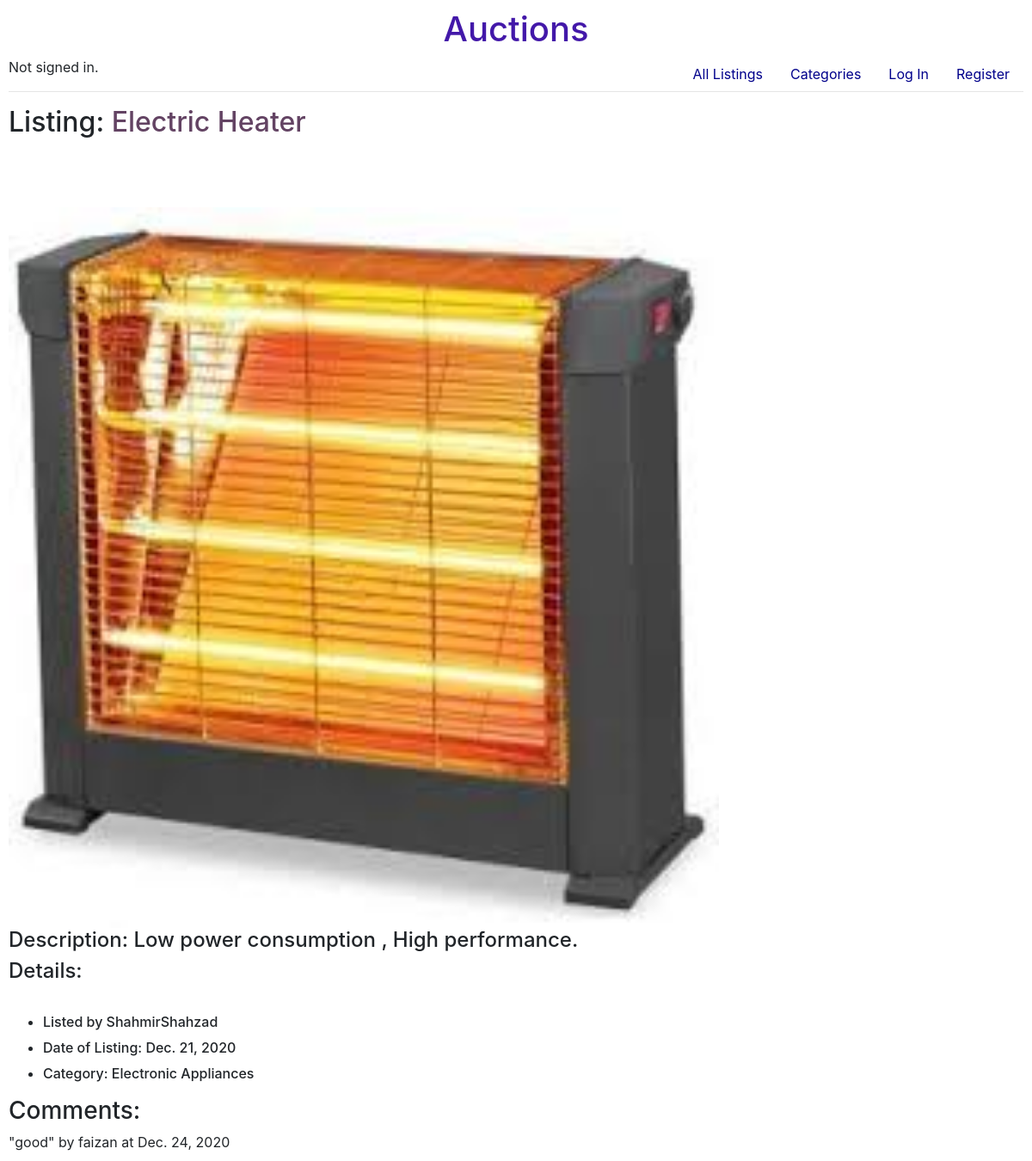
The app's page /listing/6 with its own data.
### auctions/models.py (models this page shows, shortened)
class Listings(models.Model):
    category_choices=(
    ('A','Arts and Crafts'),
    ('E','Electronic Appliances'),
    ('M','Mens Fashion'),
    ('W','Womens Fashion'),
    ('G','Gadgets'),
    ('S','Sports'),
    ('O','Others')
    )
    created_by=models.ForeignKey(User,null=True,related_name='created_by',on_delete=models.CASCADE)
    title= models.CharField(max_length=200)
    description=models.CharField(max_length=200)
    date=models.DateField()
    starting_bid=models.IntegerField()
    Categories=models.CharField(choices=category_choices, max_length=10)
    image= models.ImageField(upload_to='images/', null=True)
    watchlist=models.BooleanField(null=True)
    highest_bidder=models.ForeignKey(User,null=True,related_name='highest_bidder', on_delete=models.CASCADE)
    close_bid= models.BooleanField(null=True)

class User(AbstractUser):
    pass

class Comments(models.Model):
    user=models.ForeignKey(User,null=True,related_name='user',on_delete=models.CASCADE)
    comment=models.CharField(null=True, max_length=500)
    item_id=models.ForeignKey(Listings,null=True,related_name='item_id',on_delete=models.CASCADE)
    date=date=models.DateField(null=True)

### auctions/views.py (the view)
# urls.py: path("listing/<int:item>",views.item, name="item"),
def item(request,item):
    comments=[]
    comments=Comments.objects.raw("select * from auctions_comments where item_id_id=%s order by date",[item])
    x=item
    listing=Listings.objects.get(id=item)
    if str(listing.created_by) == str(request.user):
        button=True
    else:
        button=False
    highest_bid=listing.starting_bid
    for bid in Bids.objects.all():
        if highest_bid<bid.bid:
            highest_bid=bid.bid
    winner=False
    if listing.highest_bidder==request.user:
        winner=True
    return render(request, "auctions/item.html",{
    "item":listing,"comments":comments, "highest_bid":highest_bid, "button":button,
    "winner":winner,
    })

### auctions/templates/auctions/item.html (shortened to what this page needs)
{% extends "auctions/layout.html" %}
{% block body %}
<h2> Listing:<a style="color:#634363;"> {{item.title}}</a> </h2>
<br>
<br>
<br>
<img class="rounded float-left" id= image src="{{MEDIA_URL}}{{item.image}}" class="rounded float-left" >
<br>
<section id =description>
<h4>Description: {{item.description}}</h4>
</section>
<h4>Details:</h4>
<br>
<ul>
  <li><h6>Listed by {{item.created_by}}</h6></li>
  <li><h6>Date of Listing: {{item.date}}</h6></li>
  <li><h6>Category: {{item.Categories}}</h6></li>
</ul>
  {% if comments %}
  <h3>Comments:</h3>
  {% for comment in comments %}
  "{{comment.comment}}"  by {{comment.user}} at {{comment.date}}
   <br>
  {% endfor %}
{% else %}
No Comments
{% endif %}
{% endblock %}

### auctions/static/auctions/styles.css (style rules this page uses)
body { padding: 10px; }
#description { margin: 400px 50px 0px 0px }
#image { width: 70%; height: 10%; margin:0px 100% 0px 0px; }

### records on screen
Listings: title "Electric Heater", image (picture), description "Low power consumption , High performance.", created_by "ShahmirShahzad", date "Dec. 21, 2020", Categories "Electronic Appliances"
Comments: comment "good", user "faizan", date "Dec. 24, 2020"
